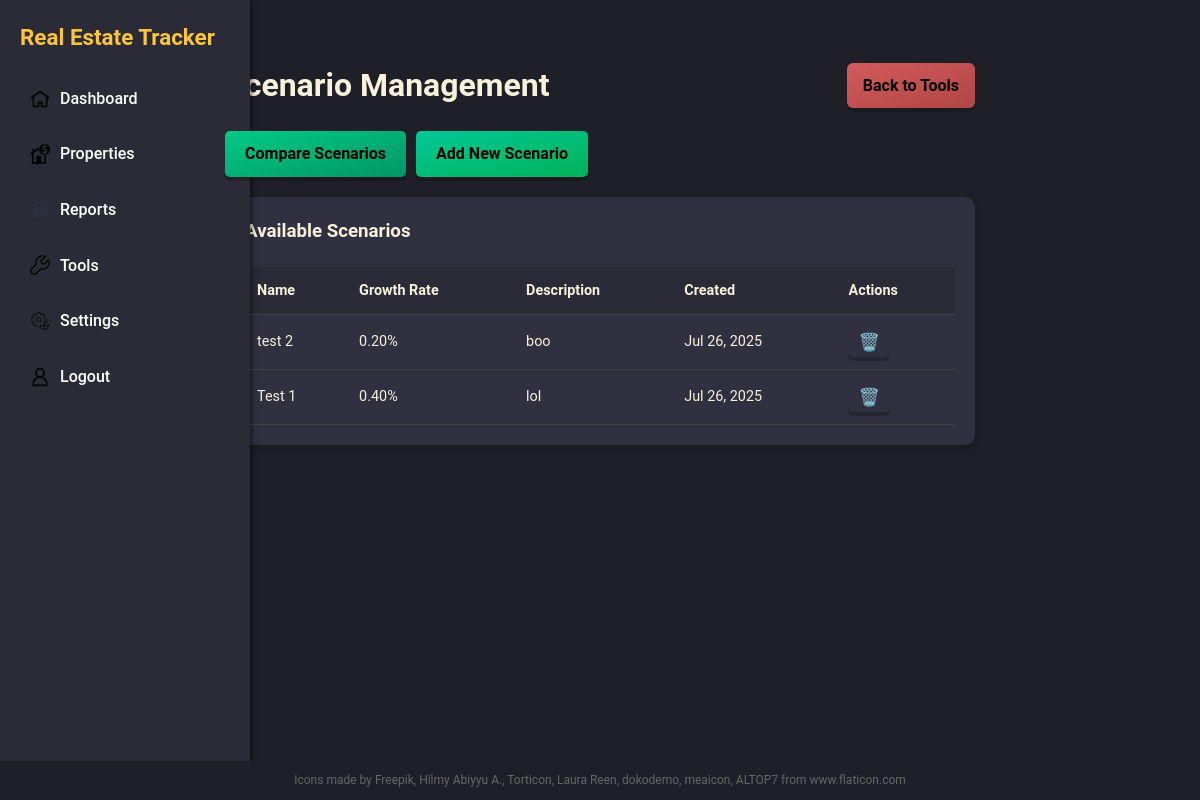
Before: /tools/scenarios/ (signed in) with the older database file.
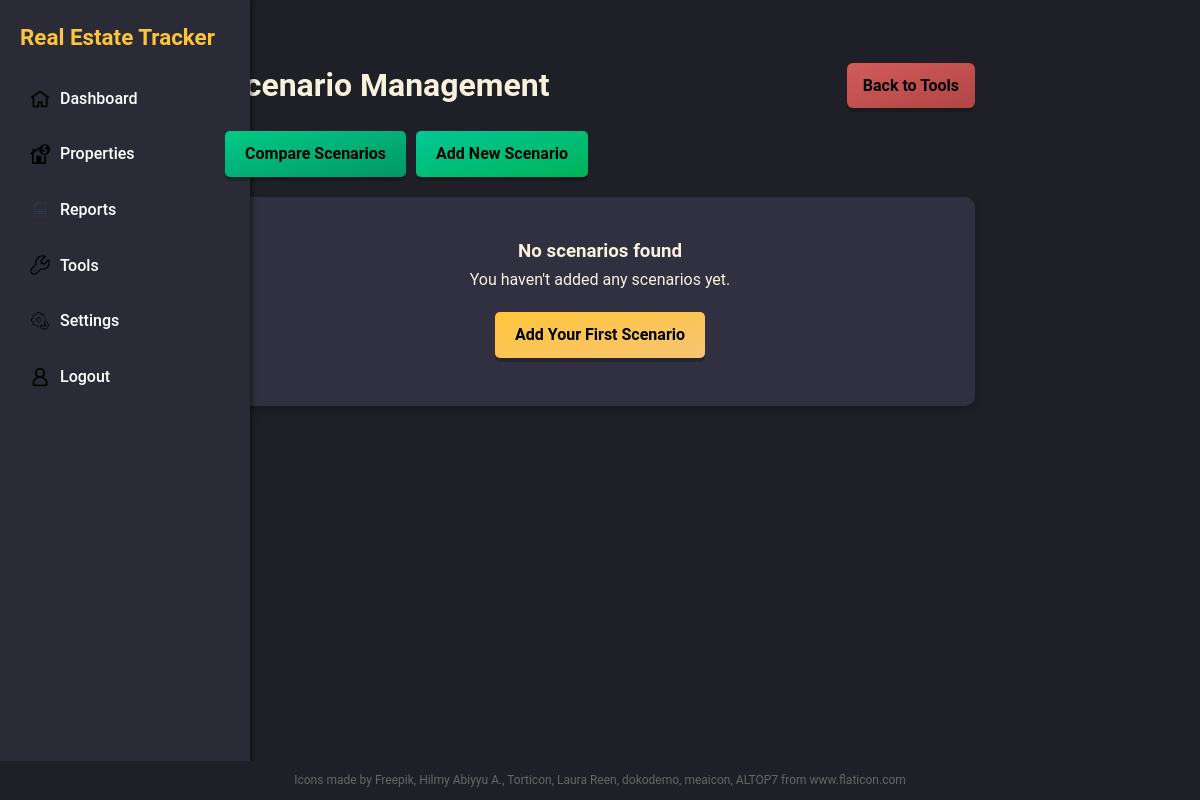
After: the same page with the newer database file.
### core/models.py (models this page shows, shortened)
class Scenario(models.Model):
    name = models.CharField(max_length=100)
    growth_rate = models.DecimalField(max_digits=5, decimal_places=2)
    description = models.TextField(blank=True)
    created_at = models.DateTimeField(auto_now_add=True)

### core/views.py (the view)
# urls.py: path('tools/scenarios/', views.scenario_list, name='scenario_list'),
@login_required
def scenario_list(request):
    scenarios = Scenario.objects.all().order_by('-created_at')
    return render(request, 'tools/scenario_list.html', {'scenarios': scenarios})

### core/templates/tools/scenario_list.html (shortened to what this page needs)
{% extends 'base.html' %}
{% block content %}
<div class="main-content">
    <div class="properties-page">
        <div style="display: flex; justify-content: space-between; align-items: center; margin-bottom: 20px;">
            <h1>Scenario Management</h1>
            <a href="{% url 'tools_home' %}" class="btn-metallic btn-negative-metallic" style="text-decoration: none; padding: 10px 16px; border-radius: 6px;">Back to Tools</a>
        </div>
        <div style="display: flex; gap: 10px; margin-bottom: 20px;">
            <a href="{% url 'scenario_comparison' %}" class="btn-metallic btn-alert-metallic">Compare Scenarios</a>
            <a href="{% url 'add_scenario' %}" class="btn-metallic btn-positive-metallic">Add New Scenario</a>
        </div>
        {% if scenarios %}
            <div class="card">
                <h3>Available Scenarios</h3>
                <div class="property-table-container">
                    <table class="property-table">
                        <thead>
                            <tr>
                                <th>Name</th>
                                <th>Growth Rate</th>
                                <th>Description</th>
                                <th>Created</th>
                                <th>Actions</th>
                            </tr>
                        </thead>
                        <tbody>
                            {% for scenario in scenarios %}
                            <tr>
                                <td>{{ scenario.name }}</td>
                                <td>{{ scenario.growth_rate }}%</td>
                                <td>{{ scenario.description|default:"-"|truncatechars:50 }}</td>
                                <td>{{ scenario.created_at|date:"M d, Y" }}</td>
                                <td>
                                    <form method="post" action="{% url 'delete_scenario' scenario.id %}" style="display: inline;" onsubmit="return confirm('Are you sure you want to delete this scenario?');">
                                        <button type="submit" class="btn-metallic btn-negative-metallic" style="background: none; border: none; color: var(--color-negative); cursor: pointer; font-size: 1.2em; padding: 5px 10px;" title="Delete Scenario">
                                            🗑️
                                        </button>
                                    </form>
                                </td>
                            </tr>
                            {% endfor %}
                        </tbody>
                    </table>
                </div>
            </div>
        {% else %}
            <div class="card" style="text-align: center; padding: 40px;">
                <h3>No scenarios found</h3>
                <p>You haven't added any scenarios yet.</p>
                <div style="margin-top: 20px;">
                    <a href="{% url 'add_scenario' %}" class="btn-metallic btn-accent-metallic">Add Your First Scenario</a>
                </div>
            </div>
        {% endif %}
    </div>
</div>
{% endblock %}

### core/templates/base.html (shortened to what this page needs)
{% load static %}
<!DOCTYPE html>
<html lang="en">
<head>
    <link rel="stylesheet" href="{% static 'css/style.css' %}">
</head>
<body>
  <div class="sidebar">
      <h2>Real Estate Tracker</h2>
      <ul class="nav">
        <li><a href="{% url 'dashboard' %}"><img src="{% static 'images/003-home.png' %}" alt="Home icon" width="20" height="20"> Dashboard</a></li>
        <li><a href="{% url 'properties' %}"><img src="{% static 'images/009-house-with-money-symbol.png' %}" alt="Properties icon" width="20" height="20"> Properties</a></li>
        <li><a href="{% url 'tax_summary' %}"><img src="{% static 'images/004-sheet.png' %}" alt="Reports icon" width="20" height="20"> Reports</a></li>
        <li><a href="{% url 'tools_home' %}"><img src="{% static 'images/008-wrench-simple.png' %}" alt="Tools icon" width="20" height="20"> Tools</a></li>
        <li><a href="{% url 'dashboard' %}"><img src="{% static 'images/005-setting.png' %}" alt="Settings icon" width="20" height="20"> Settings</a></li>
          {% if user.is_authenticated %}
              <a href="{% url 'logout' %}" onclick="event.preventDefault(); document.getElementById('logout-form').submit();"><img src="{% static 'images/001-user.png' %}" alt="Logout icon" width="20" height="20">Logout</a>
          {% else %}
              <li><a href="{% url 'login' %}"><img src="{% static 'images/001-user.png' %}" alt="Login icon" width="20" height="20">Login</a></li>
          {% endif %}
        </ul>
  </div>
  <div class="main-content">
    <div class="content-container">
      {% block content %}
      {% endblock %}
    </div>
  </div>
  <footer class="credits">
      <div>
          Icons made by
          <a href="https://www.freepik.com" title="Freepik">Freepik</a>,
          <a href="https://www.flaticon.com/authors/hilmy-abiyyu-a" title="Hilmy Abiyyu A.">Hilmy Abiyyu A.</a>,
          <a href="https://www.flaticon.com/authors/torticon" title="Torticon">Torticon</a>,
          <a href="https://www.flaticon.com/authors/laura-reen" title="Laura Reen">Laura Reen</a>,
          <a href="https://www.flaticon.com/authors/dokodemo" title="dokodemo">dokodemo</a>,
          <a href="https://www.flaticon.com/authors/meaicon" title="meaicon">meaicon</a>,
          <a href="https://www.flaticon.com/authors/altop7" title="ALTOP7">ALTOP7</a>
          from <a href="https://www.flaticon.com/" title="Flaticon">www.flaticon.com</a>
      </div>
  </footer>
</body>
</html>

Changed rows visible on the page:
removed Scenario: name "test 2", growth_rate "0.20", description "boo", created_at "Jul 26, 2025"
removed Scenario: name "Test 1", growth_rate "0.40", description "lol", created_at "Jul 26, 2025"
Other visible differences:
text no longer shown: "Available Scenarios Name Growth Rate Description Created Actions"
text now shown: "No scenarios found You haven't added any scenarios yet. Add Your First Scenario"
